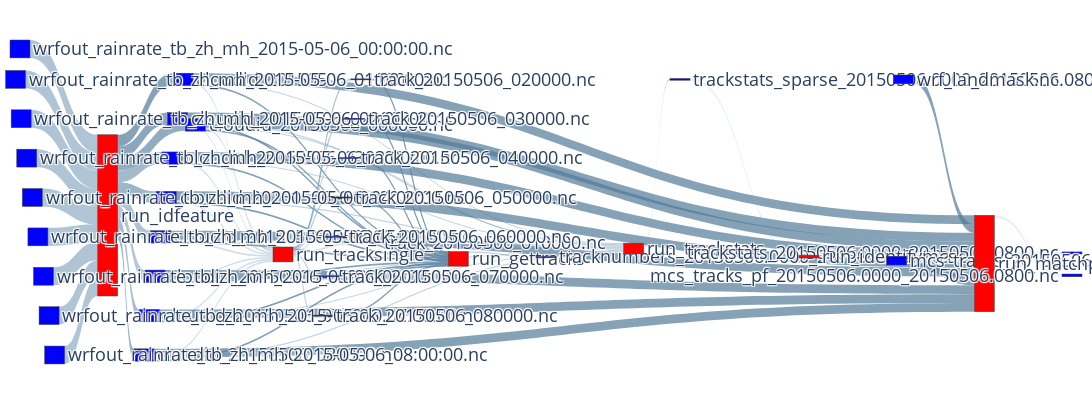

The cell this chart's notebook holds for it:
### Code cell
vfd_nodes, vfd_nodes_dict = get_nodes_for_sankey(G_VFD, label_on=False)

# print(vfd_nodes)

vfd_links = get_links_for_sankey(G_VFD, vfd_nodes_dict, val_sqrt=True)
fig = go.Figure(go.Sankey(
            node = vfd_nodes,
            link = vfd_links, orientation='h'))

fig.update_layout(
    autosize=False,
    width=1400,
    height=400,
    margin=dict(
        l=10,
        r=10,
        b=10,
        t=40,
        pad=2
    ),
    font=dict(size=18),
)

    
fig.show()
save_html_path = f"{stat_path}/vfd-{(SELECT_STAGE_END+1)}s-{test_name}-sankey.html"
fig.write_html(save_html_path)
print(f"Sankey saved to {save_html_path}")

### Figure 1 — Plotly figure (JSON) as saved in the notebook; plotly's stock layout.template omitted (floating-point values rounded to 4 significant figures)
{"data": [{"link": {"color": ["rgba(127.77777777777779, 167.77777777777777, 197.77777777777777, 0.3666666666666667)", "rgba(94.44444444444443, 134.44444444444443, 164.44444444444443, 0.6166666666666667)", "rgba(116.66666666666666, 156.66666666666666, 186.66666666666666, 0.45)", "rgba(83.33333333333333, 123.33333333333333, 153.33333333333331, 0.7)", "rgba(105.55555555555557, 145.55555555555557, 175.55555555555557, 0.5333333333333333)", "rgba(89.3939393939394, 129.3939393939394, 159.3939393939394, 0.6545454545454545)", "rgba(83.33333333333333, 123.33333333333333, 153.33333333333331, 0.7)", "rgba(86.36363636363637, 126.36363636363637, 156.36363636363637, 0.6772727272727272)", "rgba(98.4848484848485, 138.4848484848485, 168.4848484848485, 0.5863636363636364)", "rgba(95.45454545454544, 135.45454545454544, 165.45454545454544, 0.6090909090909091)", "rgba(104.54545454545456, 144.54545454545456, 174.54545454545456, 0.5409090909090909)", "rgba(107.57575757575758, 147.57575757575756, 177.57575757575756, 0.5181818181818182)", "rgba(101.5151515151515, 141.5151515151515, 171.5151515151515, 0.5636363636363637)", "rgba(92.42424242424244, 132.42424242424244, 162.42424242424244, 0.6318181818181818)", "rgba(127.77777777777779, 167.77777777777777, 197.77777777777777, 0.3666666666666667)", "rgba(94.44444444444443, 134.44444444444443, 164.44444444444443, 0.6166666666666667)", "rgba(116.66666666666666, 156.66666666666666, 186.66666666666666, 0.45)", "rgba(83.33333333333333, 123.33333333333333, 153.33333333333331, 0.7)", "rgba(105.55555555555557, 145.55555555555557, 175.55555555555557, 0.5333333333333333)", "rgba(127.77777777777779, 167.77777777777777, 197.77777777777777, 0.3666666666666667)", "rgba(94.44444444444443, 134.44444444444443, 164.44444444444443, 0.6166666666666667)", "rgba(116.66666666666666, 156.66666666666666, 186.66666666666666, 0.45)", "rgba(83.33333333333333, 123.33333333333333, 153.33333333333331, 0.7)", "rgba(105.55555555555557, 145.55555555555557, 175.55555555555557, 0.5333333333333333)", "rgba(127.77777777777779, 167.77777777777777, 197.77777777777777, 0.3666666666666667)", "rgba(94.44444444444443, 134.44444444444443, 164.44444444444443, 0.6166666666666667)", "rgba(116.66666666666666, 156.66666666666666, 186.66666666666666, 0.45)", "rgba(83.33333333333333, 123.33333333333333, 153.33333333333331, 0.7)", "rgba(105.55555555555557, 145.55555555555557, 175.55555555555557, 0.5333333333333333)", "rgba(127.77777777777779, 167.77777777777777, 197.77777777777777, 0.3666666666666667)", "rgba(94.44444444444443, 134.44444444444443, 164.44444444444443, 0.6166666666666667)", "rgba(116.66666666666666, 156.66666666666666, 186.66666666666666, 0.45)", "rgba(83.33333333333333, 123.33333333333333, 153.33333333333331, 0.7)", "rgba(105.55555555555557, 145.55555555555557, 175.55555555555557, 0.5333333333333333)", "rgba(127.77777777777779, 167.77777777777777, 197.77777777777777, 0.3666666666666667)", "rgba(94.44444444444443, 134.44444444444443, 164.44444444444443, 0.6166666666666667)", "rgba(116.66666666666666, 156.66666666666666, 186.66666666666666, 0.45)", "rgba(83.33333333333333, 123.33333333333333, 153.33333333333331, 0.7)", "rgba(105.55555555555557, 145.55555555555557, 175.55555555555557, 0.5333333333333333)", "rgba(127.77777777777779, 167.77777777777777, 197.77777777777777, 0.3666666666666667)", "rgba(94.44444444444443, 134.44444444444443, 164.44444444444443, 0.6166666666666667)", "rgba(116.66666666666666, 156.66666666666666, 186.66666666666666, 0.45)", "rgba(83.33333333333333, 123.33333333333333, 153.33333333333331, 0.7)", "rgba(105.55555555555557, 145.55555555555557, 175.55555555555557, 0.5333333333333333)", "rgba(127.77777777777779, 167.77777777777777, 197.77777777777777, 0.3666666666666667)", "rgba(94.44444444444443, 134.44444444444443, 164.44444444444443, 0.6166666666666667)", "rgba(116.66666666666666, 156.66666666666666, 186.66666666666666, 0.45)", "rgba(83.33333333333333, 123.33333333333333, 153.33333333333331, 0.7)", "rgba(105.55555555555557, 145.55555555555557, 175.55555555555557, 0.5333333333333333)", "rgba(127.77777777777779, 167.77777777777777, 197.77777777777777, 0.3666666666666667)", "rgba(94.44444444444443, 134.44444444444443, 164.44444444444443, 0.6166666666666667)", "rgba(116.66666666666666, 156.66666666666666, 186.66666666666666, 0.45)", "rgba(83.33333333333333, 123.33333333333333, 153.33333333333331, 0.7)", "rgba(105.55555555555557, 145.55555555555557, 175.55555555555557, 0.5333333333333333)", "rgba(140.9090909090909, 180.9090909090909, 210.9090909090909, 0.2681818181818182)", "rgba(119.6969696969697, 159.6969696969697, 189.6969696969697, 0.42727272727272725)", "rgba(122.72727272727272, 162.72727272727272, 192.72727272727272, 0.40454545454545454)", "rgba(137.87878787878788, 177.87878787878788, 207.87878787878788, 0.2909090909090909)", "rgba(128.78787878787878, 168.78787878787878, 198.78787878787878, 0.3590909090909091)", "rgba(125.75757575757575, 165.75757575757575, 195.75757575757575, 0.38181818181818183)", "rgba(131.8181818181818, 171.8181818181818, 201.8181818181818, 0.33636363636363636)", "rgba(134.84848484848484, 174.84848484848484, 204.84848484848484, 0.31363636363636366)", "rgba(94.44444444444443, 134.44444444444443, 164.44444444444443, 0.6166666666666667)", "rgba(94.44444444444443, 134.44444444444443, 164.44444444444443, 0.6166666666666667)", "rgba(94.44444444444443, 134.44444444444443, 164.44444444444443, 0.6166666666666667)", "rgba(94.44444444444443, 134.44444444444443, 164.44444444444443, 0.6166666666666667)", "rgba(94.44444444444443, 134.44444444444443, 164.44444444444443, 0.6166666666666667)", "rgba(94.44444444444443, 134.44444444444443, 164.44444444444443, 0.6166666666666667)", "rgba(94.44444444444443, 134.44444444444443, 164.44444444444443, 0.6166666666666667)", "rgba(94.44444444444443, 134.44444444444443, 164.44444444444443, 0.6166666666666667)", "rgba(113.63636363636364, 153.63636363636363, 183.63636363636363, 0.4727272727272727)", "rgba(116.66666666666666, 156.66666666666666, 186.66666666666666, 0.45)", "rgba(143.93939393939394, 183.93939393939394, 213.93939393939394, 0.24545454545454548)", "rgba(116.66666666666666, 156.66666666666666, 186.66666666666666, 0.45)", "rgba(138.88888888888889, 178.88888888888889, 208.88888888888889, 0.2833333333333333)", "rgba(110.6060606060606, 150.6060606060606, 180.6060606060606, 0.4954545454545455)", "rgba(83.33333333333333, 123.33333333333333, 153.33333333333331, 0.7)", "rgba(146.96969696969697, 186.96969696969697, 216.96969696969697, 0.22272727272727275)", "rgba(83.33333333333333, 123.33333333333333, 153.33333333333331, 0.7)"], "label": ["Access Volume : 151.53 KB <br />Access Count : 129 <br />Average Access Size : 1.17 KB <br />Operation : read_only<br />Bandwidth : 583.68 KB/s", "Access Volume : 40.85 KB <br />Access Count : 54 <br />Average Access Size : 756.44 B <br />Operation : read_only<br />Bandwidth : 1.98 MB/s", "Access Volume : 63.74 KB <br />Access Count : 71 <br />Average Access Size : 897.7 B <br />Operation : read_only<br />Bandwidth : 592.32 KB/s", "Access Volume : 4.23 MB <br />Access Count : 140 <br />Average Access Size : 30.24 KB <br />Operation : read_only<br />Bandwidth : 17.88 MB/s", "Access Volume : 17.68 MB <br />Access Count : 75 <br />Average Access Size : 235.77 KB <br />Operation : read_only<br />Bandwidth : 1.21 MB/s", "Access Volume : 8 MB <br />Access Count : 729 <br />Average Access Size : 10.98 KB <br />Operation : write_only<br />Bandwidth : 7.93 MB/s", "Access Volume : 7.83 MB <br />Access Count : 729 <br />Average Access Size : 10.75 KB <br />Operation : write_only<br />Bandwidth : 8.14 MB/s", "Access Volume : 7.68 MB <br />Access Count : 729 <br />Average Access Size : 10.54 KB <br />Operation : write_only<br />Bandwidth : 7.95 MB/s", "Access Volume : 7.54 MB <br />Access Count : 729 <br />Average Access Size : 10.34 KB <br />Operation : write_only<br />Bandwidth : 7.73 MB/s", "Access Volume : 7.48 MB <br />Access Count : 729 <br />Average Access Size : 10.26 KB <br />Operation : write_only<br />Bandwidth : 7.79 MB/s", "Access Volume : 7.38 MB <br />Access Count : 729 <br />Average Access Size : 10.13 KB <br />Operation : write_only<br />Bandwidth : 7.59 MB/s", "Access Volume : 7.28 MB <br />Access Count : 729 <br />Average Access Size : 9.98 KB <br />Operation : write_only<br />Bandwidth : 7.57 MB/s", "Access Volume : 7.19 MB <br />Access Count : 729 <br />Average Access Size : 9.87 KB <br />Operation : write_only<br />Bandwidth : 7.73 MB/s", "Access Volume : 7.19 MB <br />Access Count : 729 <br />Average Access Size : 9.86 KB <br />Operation : write_only<br />Bandwidth : 7.79 MB/s", "Access Volume : 151.53 KB <br />Access Count : 129 <br />Average Access Size : 1.17 KB <br />Operation : read_only<br />Bandwidth : 583.68 KB/s", "Access Volume : 40.85 KB <br />Access Count : 54 <br />Average Access Size : 756.44 B <br />Operation : read_only<br />Bandwidth : 1.98 MB/s", "Access Volume : 63.74 KB <br />Access Count : 71 <br />Average Access Size : 897.7 B <br />Operation : read_only<br />Bandwidth : 592.32 KB/s", "Access Volume : 4.23 MB <br />Access Count : 140 <br />Average Access Size : 30.24 KB <br />Operation : read_only<br />Bandwidth : 17.88 MB/s", "Access Volume : 17.68 MB <br />Access Count : 75 <br />Average Access Size : 235.77 KB <br />Operation : read_only<br />Bandwidth : 1.21 MB/s", "Access Volume : 151.53 KB <br />Access Count : 129 <br />Average Access Size : 1.17 KB <br />Operation : read_only<br />Bandwidth : 583.68 KB/s", "Access Volume : 40.85 KB <br />Access Count : 54 <br />Average Access Size : 756.44 B <br />Operation : read_only<br />Bandwidth : 1.98 MB/s", "Access Volume : 63.74 KB <br />Access Count : 71 <br />Average Access Size : 897.7 B <br />Operation : read_only<br />Bandwidth : 592.32 KB/s", "Access Volume : 4.23 MB <br />Access Count : 140 <br />Average Access Size : 30.24 KB <br />Operation : read_only<br />Bandwidth : 17.88 MB/s", "Access Volume : 17.68 MB <br />Access Count : 75 <br />Average Access Size : 235.77 KB <br />Operation : read_only<br />Bandwidth : 1.21 MB/s", "Access Volume : 151.53 KB <br />Access Count : 129 <br />Average Access Size : 1.17 KB <br />Operation : read_only<br />Bandwidth : 583.68 KB/s", "Access Volume : 40.85 KB <br />Access Count : 54 <br />Average Access Size : 756.44 B <br />Operation : read_only<br />Bandwidth : 1.98 MB/s", "Access Volume : 63.74 KB <br />Access Count : 71 <br />Average Access Size : 897.7 B <br />Operation : read_only<br />Bandwidth : 592.32 KB/s", "Access Volume : 4.23 MB <br />Access Count : 140 <br />Average Access Size : 30.24 KB <br />Operation : read_only<br />Bandwidth : 17.88 MB/s", "Access Volume : 17.68 MB <br />Access Count : 75 <br />Average Access Size : 235.77 KB <br />Operation : read_only<br />Bandwidth : 1.21 MB/s", "Access Volume : 151.53 KB <br />Access Count : 129 <br />Average Access Size : 1.17 KB <br />Operation : read_only<br />Bandwidth : 583.68 KB/s", "Access Volume : 40.85 KB <br />Access Count : 54 <br />Average Access Size : 756.44 B <br />Operation : read_only<br />Bandwidth : 1.98 MB/s", "Access Volume : 63.74 KB <br />Access Count : 71 <br />Average Access Size : 897.7 B <br />Operation : read_only<br />Bandwidth : 592.32 KB/s", "Access Volume : 4.23 MB <br />Access Count : 140 <br />Average Access Size : 30.24 KB <br />Operation : read_only<br />Bandwidth : 17.88 MB/s", "Access Volume : 17.68 MB <br />Access Count : 75 <br />Average Access Size : 235.77 KB <br />Operation : read_only<br />Bandwidth : 1.21 MB/s", "Access Volume : 151.53 KB <br />Access Count : 129 <br />Average Access Size : 1.17 KB <br />Operation : read_only<br />Bandwidth : 583.68 KB/s", "Access Volume : 40.85 KB <br />Access Count : 54 <br />Average Access Size : 756.44 B <br />Operation : read_only<br />Bandwidth : 1.98 MB/s", "Access Volume : 63.74 KB <br />Access Count : 71 <br />Average Access Size : 897.7 B <br />Operation : read_only<br />Bandwidth : 592.32 KB/s", "Access Volume : 4.23 MB <br />Access Count : 140 <br />Average Access Size : 30.24 KB <br />Operation : read_only<br />Bandwidth : 17.88 MB/s", "Access Volume : 17.68 MB <br />Access Count : 75 <br />Average Access Size : 235.77 KB <br />Operation : read_only<br />Bandwidth : 1.21 MB/s", "Access Volume : 151.53 KB <br />Access Count : 129 <br />Average Access Size : 1.17 KB <br />Operation : read_only<br />Bandwidth : 583.68 KB/s", "Access Volume : 40.85 KB <br />Access Count : 54 <br />Average Access Size : 756.44 B <br />Operation : read_only<br />Bandwidth : 1.98 MB/s", "Access Volume : 63.74 KB <br />Access Count : 71 <br />Average Access Size : 897.7 B <br />Operation : read_only<br />Bandwidth : 592.32 KB/s", "Access Volume : 4.23 MB <br />Access Count : 140 <br />Average Access Size : 30.24 KB <br />Operation : read_only<br />Bandwidth : 17.88 MB/s", "Access Volume : 17.68 MB <br />Access Count : 75 <br />Average Access Size : 235.77 KB <br />Operation : read_only<br />Bandwidth : 1.21 MB/s", "Access Volume : 151.53 KB <br />Access Count : 129 <br />Average Access Size : 1.17 KB <br />Operation : read_only<br />Bandwidth : 583.68 KB/s", "Access Volume : 40.85 KB <br />Access Count : 54 <br />Average Access Size : 756.44 B <br />Operation : read_only<br />Bandwidth : 1.98 MB/s", "Access Volume : 63.74 KB <br />Access Count : 71 <br />Average Access Size : 897.7 B <br />Operation : read_only<br />Bandwidth : 592.32 KB/s", "Access Volume : 4.23 MB <br />Access Count : 140 <br />Average Access Size : 30.24 KB <br />Operation : read_only<br />Bandwidth : 17.88 MB/s", "Access Volume : 17.68 MB <br />Access Count : 75 <br />Average Access Size : 235.77 KB <br />Operation : read_only<br />Bandwidth : 1.21 MB/s", "Access Volume : 151.53 KB <br />Access Count : 129 <br />Average Access Size : 1.17 KB <br />Operation : read_only<br />Bandwidth : 583.68 KB/s", "Access Volume : 40.85 KB <br />Access Count : 54 <br />Average Access Size : 756.44 B <br />Operation : read_only<br />Bandwidth : 1.98 MB/s", "Access Volume : 63.74 KB <br />Access Count : 71 <br />Average Access Size : 897.7 B <br />Operation : read_only<br />Bandwidth : 592.32 KB/s", "Access Volume : 4.23 MB <br />Access Count : 140 <br />Average Access Size : 30.24 KB <br />Operation : read_only<br />Bandwidth : 17.88 MB/s", "Access Volume : 17.68 MB <br />Access Count : 75 <br />Average Access Size : 235.77 KB <br />Operation : read_only<br />Bandwidth : 1.21 MB/s", "Access Volume : 54.47 KB <br />Access Count : 201 <br />Average Access Size : 271.01 B <br />Operation : write_only<br />Bandwidth : 275.35 KB/s", "Access Volume : 54.95 KB <br />Access Count : 201 <br />Average Access Size : 273.38 B <br />Operation : write_only<br />Bandwidth : 279.95 KB/s", "Access Volume : 54.77 KB <br />Access Count : 201 <br />Average Access Size : 272.48 B <br />Operation : write_only<br />Bandwidth : 279.4 KB/s", "Access Volume : 54.53 KB <br />Access Count : 201 <br />Average Access Size : 271.3 B <br />Operation : write_only<br />Bandwidth : 276.76 KB/s", "Access Volume : 54.99 KB <br />Access Count : 201 <br />Average Access Size : 273.58 B <br />Operation : write_only<br />Bandwidth : 277.94 KB/s", "Access Volume : 55.16 KB <br />Access Count : 201 <br />Average Access Size : 274.4 B <br />Operation : write_only<br />Bandwidth : 278.75 KB/s", "Access Volume : 54.51 KB <br />Access Count : 201 <br />Average Access Size : 271.17 B <br />Operation : write_only<br />Bandwidth : 277.57 KB/s", "Access Volume : 54.44 KB <br />Access Count : 201 <br />Average Access Size : 270.85 B <br />Operation : write_only<br />Bandwidth : 277.25 KB/s", "Access Volume : 40.85 KB <br />Access Count : 54 <br />Average Access Size : 756.44 B <br />Operation : read_only<br />Bandwidth : 1.98 MB/s", "Access Volume : 40.85 KB <br />Access Count : 54 <br />Average Access Size : 756.44 B <br />Operation : read_only<br />Bandwidth : 1.98 MB/s", "Access Volume : 40.85 KB <br />Access Count : 54 <br />Average Access Size : 756.44 B <br />Operation : read_only<br />Bandwidth : 1.98 MB/s", "Access Volume : 40.85 KB <br />Access Count : 54 <br />Average Access Size : 756.44 B <br />Operation : read_only<br />Bandwidth : 1.98 MB/s", "Access Volume : 40.85 KB <br />Access Count : 54 <br />Average Access Size : 756.44 B <br />Operation : read_only<br />Bandwidth : 1.98 MB/s", "Access Volume : 40.85 KB <br />Access Count : 54 <br />Average Access Size : 756.44 B <br />Operation : read_only<br />Bandwidth : 1.98 MB/s", "Access Volume : 40.85 KB <br />Access Count : 54 <br />Average Access Size : 756.44 B <br />Operation : read_only<br />Bandwidth : 1.98 MB/s", "Access Volume : 40.85 KB <br />Access Count : 54 <br />Average Access Size : 756.44 B <br />Operation : read_only<br />Bandwidth : 1.98 MB/s", "Access Volume : 78.23 KB <br />Access Count : 156 <br />Average Access Size : 501.46 B <br />Operation : write_only<br />Bandwidth : 401.4 KB/s", "Access Volume : 63.74 KB <br />Access Count : 71 <br />Average Access Size : 897.7 B <br />Operation : read_only<br />Bandwidth : 592.32 KB/s", "Access Volume : 239.55 KB <br />Access Count : 1244 <br />Average Access Size : 192.57 B <br />Operation : write_only<br />Bandwidth : 261.67 KB/s", "Access Volume : 160.12 KB <br />Access Count : 184 <br />Average Access Size : 870.21 B <br />Operation : write_only<br />Bandwidth : 392.36 KB/s", "Access Volume : 161.63 KB <br />Access Count : 166 <br />Average Access Size : 973.7 B <br />Operation : read_only<br />Bandwidth : 429.88 KB/s", "Access Volume : 387.78 KB <br />Access Count : 743 <br />Average Access Size : 521.91 B <br />Operation : write_only<br />Bandwidth : 1.52 MB/s", "Access Volume : 4.23 MB <br />Access Count : 140 <br />Average Access Size : 30.24 KB <br />Operation : read_only<br />Bandwidth : 17.88 MB/s", "Access Volume : 404.58 KB <br />Access Count : 713 <br />Average Access Size : 567.44 B <br />Operation : write_only<br />Bandwidth : 74.53 KB/s", "Access Volume : 4.23 MB <br />Access Count : 140 <br />Average Access Size : 30.24 KB <br />Operation : read_only<br />Bandwidth : 17.88 MB/s"], "source": [0, 0, 0, 0, 1, 2, 2, 2, 2, 2, 2, 2, 2, 2, 3, 3, 3, 3, 4, 5, 5, 5, 5, 6, 7, 7, 7, 7, 8, 9, 9, 9, 9, 10, 11, 11, 11, 11, 12, 13, 13, 13, 13, 14, 15, 15, 15, 15, 16, 17, 17, 17, 17, 18, 19, 19, 19, 19, 19, 19, 19, 19, 20, 21, 22, 23, 24, 25, 26, 27, 28, 29, 30, 30, 32, 33, 34, 35, 36], "target": [19, 28, 30, 35, 2, 0, 3, 5, 7, 9, 11, 13, 15, 17, 19, 28, 30, 35, 2, 19, 28, 30, 35, 2, 19, 28, 30, 35, 2, 19, 28, 30, 35, 2, 19, 28, 30, 35, 2, 19, 28, 30, 35, 2, 19, 28, 30, 35, 2, 19, 28, 30, 35, 2, 20, 21, 22, 23, 24, 25, 26, 27, 28, 28, 28, 28, 28, 28, 28, 28, 29, 30, 31, 32, 33, 34, 35, 37, 35], "value": [389.3, 202.1, 252.5, 2057.0, 4205.0, 2829.0, 2799.0, 2772.0, 2746.0, 2735.0, 2717.0, 2698.0, 2682.0, 2682.0, 389.3, 202.1, 252.5, 2057.0, 4205.0, 389.3, 202.1, 252.5, 2057.0, 4205.0, 389.3, 202.1, 252.5, 2057.0, 4205.0, 389.3, 202.1, 252.5, 2057.0, 4205.0, 389.3, 202.1, 252.5, 2057.0, 4205.0, 389.3, 202.1, 252.5, 2057.0, 4205.0, 389.3, 202.1, 252.5, 2057.0, 4205.0, 389.3, 202.1, 252.5, 2057.0, 4205.0, 233.4, 234.4, 234.0, 233.5, 234.5, 234.9, 233.5, 233.3, 202.1, 202.1, 202.1, 202.1, 202.1, 202.1, 202.1, 202.1, 279.7, 252.5, 489.4, 400.1, 402.0, 622.7, 2057.0, 636.1, 2057.0]}, "node": {"color": ["Blue", "Blue", "Red", "Blue", "Blue", "Blue", "Blue", "Blue", "Blue", "Blue", "Blue", "Blue", "Blue", "Blue", "Blue", "Blue", "Blue", "Blue", "Blue", "Red", "Blue", "Blue", "Blue", "Blue", "Blue", "Blue", "Blue", "Blue", "Red", "Blue", "Red", "Blue", "Blue", "Red", "Blue", "Red", "Blue", "Blue"], "label": ["cloudid_20150506_000000.nc", "wrfout_rainrate_tb_zh_mh_2015-05-06_00:00:00.nc", "run_idfeature", "cloudid_20150506_010000.nc", "wrfout_rainrate_tb_zh_mh_2015-05-06_01:00:00.nc", "cloudid_20150506_020000.nc", "wrfout_rainrate_tb_zh_mh_2015-05-06_02:00:00.nc", "cloudid_20150506_030000.nc", "wrfout_rainrate_tb_zh_mh_2015-05-06_03:00:00.nc", "cloudid_20150506_040000.nc", "wrfout_rainrate_tb_zh_mh_2015-05-06_04:00:00.nc", "cloudid_20150506_050000.nc", "wrfout_rainrate_tb_zh_mh_2015-05-06_05:00:00.nc", "cloudid_20150506_060000.nc", "wrfout_rainrate_tb_zh_mh_2015-05-06_06:00:00.nc", "cloudid_20150506_070000.nc", "wrfout_rainrate_tb_zh_mh_2015-05-06_07:00:00.nc", "cloudid_20150506_080000.nc", "wrfout_rainrate_tb_zh_mh_2015-05-06_08:00:00.nc", "run_tracksingle", "track_20150506_010000.nc", "track_20150506_020000.nc", "track_20150506_030000.nc", "track_20150506_040000.nc", "track_20150506_050000.nc", "track_20150506_060000.nc", "track_20150506_070000.nc", "track_20150506_080000.nc", "run_gettracks", "tracknumbers_20150506.0000_20150506.0800.nc", "run_trackstats", "trackstats_20150506.0000_20150506.0800.nc", "trackstats_sparse_20150506.0000_20150506.0800.nc", "run_identifymcs", "mcs_tracks_20150506.0000_20150506.0800.nc", "run_matchpf", "wrf_landmask.nc", "mcs_tracks_pf_20150506.0000_20150506.0800.nc"], "x": [0.1667, 0, 0.08333, 0.1615, 0.005208, 0.1562, 0.01042, 0.151, 0.01562, 0.1458, 0.02083, 0.1406, 0.02604, 0.1354, 0.03125, 0.1302, 0.03646, 0.125, 0.04167, 0.25, 0.3333, 0.3274, 0.3214, 0.3155, 0.3095, 0.3036, 0.2976, 0.2917, 0.4167, 0.5, 0.5833, 0.6667, 0.625, 0.75, 0.8333, 0.9167, 0.8333, 1], "y": [0, 0, 0, 0.1125, 0.1125, 0.225, 0.225, 0.3375, 0.3375, 0.45, 0.45, 0.5625, 0.5625, 0.675, 0.675, 0.7875, 0.7875, 0.9, 0.9, 0, 0, 0.1125, 0.225, 0.3375, 0.45, 0.5625, 0.675, 0.7875, 0, 0, 0, 0, 0.1125, 0, 0, 0, 0.1125, 0]}, "orientation": "h", "type": "sankey"}], "layout": {"autosize": false, "font": {"size": 18}, "height": 400, "margin": {"b": 10, "l": 10, "pad": 2, "r": 10, "t": 40}, "width": 1400}}
